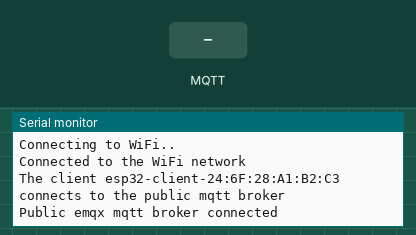
Bench run of a sketch on a simulated ESP32. Shown: the last lines printed to the serial monitor. Inputs (shaded band) come from the test bench. WiFi joins after 1.5 s; servers stay silent unless stated; no MQTT or app messages arrive unless stated.

Above: at 3.7 s.
3.8 s: MQTT message "1" arrives on the first subscribed topic
At 4.6 s:
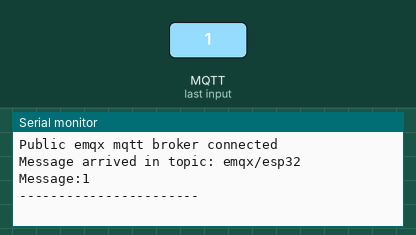
5.3 s: MQTT message "on" arrives on the first subscribed topic
At 5.8 s:
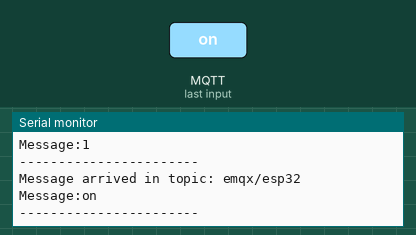
6.8 s: MQTT message "off" arrives on the first subscribed topic
At 8.1 s:
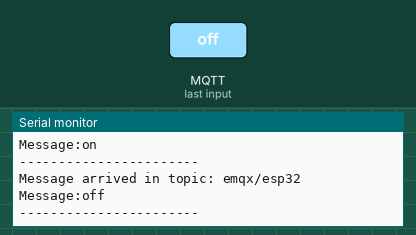

Measured:
- after the input at 3.8 s, the serial monitor: prints a new line at once (image 1)
- after the input at 5.3 s, the serial monitor: prints a new line at once (image 2)
- after the input at 6.8 s, the serial monitor: prints a new line at once (image 3)

The sketch:

ESPMQTTTest.ino
```cpp
#include <WiFi.h>
#include <PubSubClient.h>
#include <WiFiClientSecure.h>

// WiFi
const char *ssid = "BU Guest (unencrypted)";

// MQTT Broker
const int mqtt_port = 8883;
const char *mqtt_broker = "u88196e4.ala.us-east-1.emqxsl.com";
const char *mqtt_topic = "emqx/esp32";
const char *mqtt_username = "nialab";
const char *mqtt_password = "pi4life";

// Load DigiCert Global Root G2, which is used by EMQX Public Broker: broker.emqx.io
const char* ca_cert= \
"-----BEGIN CERTIFICATE-----\n" \
"MIIEqjCCA5KgAwIBAgIQAnmsRYvBskWr+YBTzSybsTANBgkqhkiG9w0BAQsFADBh\n" \
"MQswCQYDVQQGEwJVUzEVMBMGA1UEChMMRGlnaUNlcnQgSW5jMRkwFwYDVQQLExB3\n" \
"d3cuZGlnaWNlcnQuY29tMSAwHgYDVQQDExdEaWdpQ2VydCBHbG9iYWwgUm9vdCBD\n" \
"QTAeFw0xNzExMjcxMjQ2MTBaFw0yNzExMjcxMjQ2MTBaMG4xCzAJBgNVBAYTAlVT\n" \
"MRUwEwYDVQQKEwxEaWdpQ2VydCBJbmMxGTAXBgNVBAsTEHd3dy5kaWdpY2VydC5j\n" \
"b20xLTArBgNVBAMTJEVuY3J5cHRpb24gRXZlcnl3aGVyZSBEViBUTFMgQ0EgLSBH\n" \
"MTCCASIwDQYJKoZIhvcNAQEBBQADggEPADCCAQoCggEBALPeP6wkab41dyQh6mKc\n" \
"oHqt3jRIxW5MDvf9QyiOR7VfFwK656es0UFiIb74N9pRntzF1UgYzDGu3ppZVMdo\n" \
"lbxhm6dWS9OK/lFehKNT0OYI9aqk6F+U7cA6jxSC+iDBPXwdF4rs3KRyp3aQn6pj\n" \
"pp1yr7IB6Y4zv72Ee/PlZ/6rK6InC6WpK0nPVOYR7n9iDuPe1E4IxUMBH/T33+3h\n" \
"yuH3dvfgiWUOUkjdpMbyxX+XNle5uEIiyBsi4IvbcTCh8ruifCIi5mDXkZrnMT8n\n" \
"wfYCV6v6kDdXkbgGRLKsR4pucbJtbKqIkUGxuZI2t7pfewKRc5nWecvDBZf3+p1M\n" \
"pA8CAwEAAaOCAU8wggFLMB0GA1UdDgQWBBRVdE+yck/1YLpQ0dfmUVyaAYca1zAf\n" \
"BgNVHSMEGDAWgBQD3lA1VtFMu2bwo+IbG8OXsj3RVTAOBgNVHQ8BAf8EBAMCAYYw\n" \
"HQYDVR0lBBYwFAYIKwYBBQUHAwEGCCsGAQUFBwMCMBIGA1UdEwEB/wQIMAYBAf8C\n" \
"AQAwNAYIKwYBBQUHAQEEKDAmMCQGCCsGAQUFBzABhhhodHRwOi8vb2NzcC5kaWdp\n" \
"Y2VydC5jb20wQgYDVR0fBDswOTA3oDWgM4YxaHR0cDovL2NybDMuZGlnaWNlcnQu\n" \
"Y29tL0RpZ2lDZXJ0R2xvYmFsUm9vdENBLmNybDBMBgNVHSAERTBDMDcGCWCGSAGG\n" \
"/WwBAjAqMCgGCCsGAQUFBwIBFhxodHRwczovL3d3dy5kaWdpY2VydC5jb20vQ1BT\n" \
"MAgGBmeBDAECATANBgkqhkiG9w0BAQsFAAOCAQEAK3Gp6/aGq7aBZsxf/oQ+TD/B\n" \
"SwW3AU4ETK+GQf2kFzYZkby5SFrHdPomunx2HBzViUchGoofGgg7gHW0W3MlQAXW\n" \
"M0r5LUvStcr82QDWYNPaUy4taCQmyaJ+VB+6wxHstSigOlSNF2a6vg4rgexixeiV\n" \
"4YSB03Yqp2t3TeZHM9ESfkus74nQyW7pRGezj+TC44xCagCQQOzzNmzEAP2SnCrJ\n" \
"sNE2DpRVMnL8J6xBRdjmOsC3N6cQuKuRXbzByVBjCqAA8t1L0I+9wXJerLPyErjy\n" \
"rMKWaBFLmfK/AHNF4ZihwPGOc7w6UHczBZXH5RFzJNnww+WnKuTPI0HfnVH8lg==\n" \
"-----END CERTIFICATE-----\n";


WiFiClientSecure espClient;
PubSubClient client(espClient);


void setup() {
    // Set software serial baud to 115200;
    Serial.begin(115200);
    delay(1000);

    WiFi.mode(WIFI_STA); //Optional

    // connecting to a WiFi network
    WiFi.begin(ssid);
    while (WiFi.status() != WL_CONNECTED) {
        delay(500);
        Serial.println("Connecting to WiFi..");
    }
    Serial.println("Connected to the WiFi network");

    // set root ca cert
    espClient.setCACert(ca_cert);
    // connecting to a mqtt broker
    client.setServer(mqtt_broker, mqtt_port);
    client.setCallback(callback);
    while (!client.connected()) {
        String client_id = "esp32-client-";
        client_id += String(WiFi.macAddress());
        Serial.printf("The client %s connects to the public mqtt broker\n", client_id.c_str());
        if (client.connect(client_id.c_str(), mqtt_username, mqtt_password)) {
            Serial.println("Public emqx mqtt broker connected");
            client.subscribe(mqtt_topic);
        } else {
            Serial.print("Failed to connect to MQTT broker, rc=");
            Serial.print(client.state());
            Serial.println("Retrying in 5 seconds.");
            delay(5000);
        }
    }
    // publish message
    client.publish(mqtt_topic, "Hi EMQX I'm ESP32 ^^");
}

void callback(char* topic, byte* payload, unsigned int length) {
    Serial.print("Message arrived in topic: ");
    Serial.println(topic);
    Serial.print("Message:");
    for (int i = 0; i < length; i++) {
        Serial.print((char) payload[i]);
    }
    Serial.println();
    Serial.println("-----------------------");
}

void reconnect() {
  while (!client.connected()) {
    Serial.println("Reconnecting to MQTT broker...");
    String client_id = "esp8266-client-";
    client_id += String(WiFi.macAddress());
    if (client.connect(client_id.c_str(), mqtt_username, mqtt_password)) {
        Serial.println("Reconnected to MQTT broker.");
        client.subscribe(mqtt_topic);
    } else {
        Serial.print("Failed to reconnect to MQTT broker, rc=");
        Serial.print(client.state());
        Serial.println("Retrying in 5 seconds.");
        delay(5000);
    }
  }
}

void loop() {
  if (!client.connected()) {
    reconnect();
  }
  client.loop();
}
```
